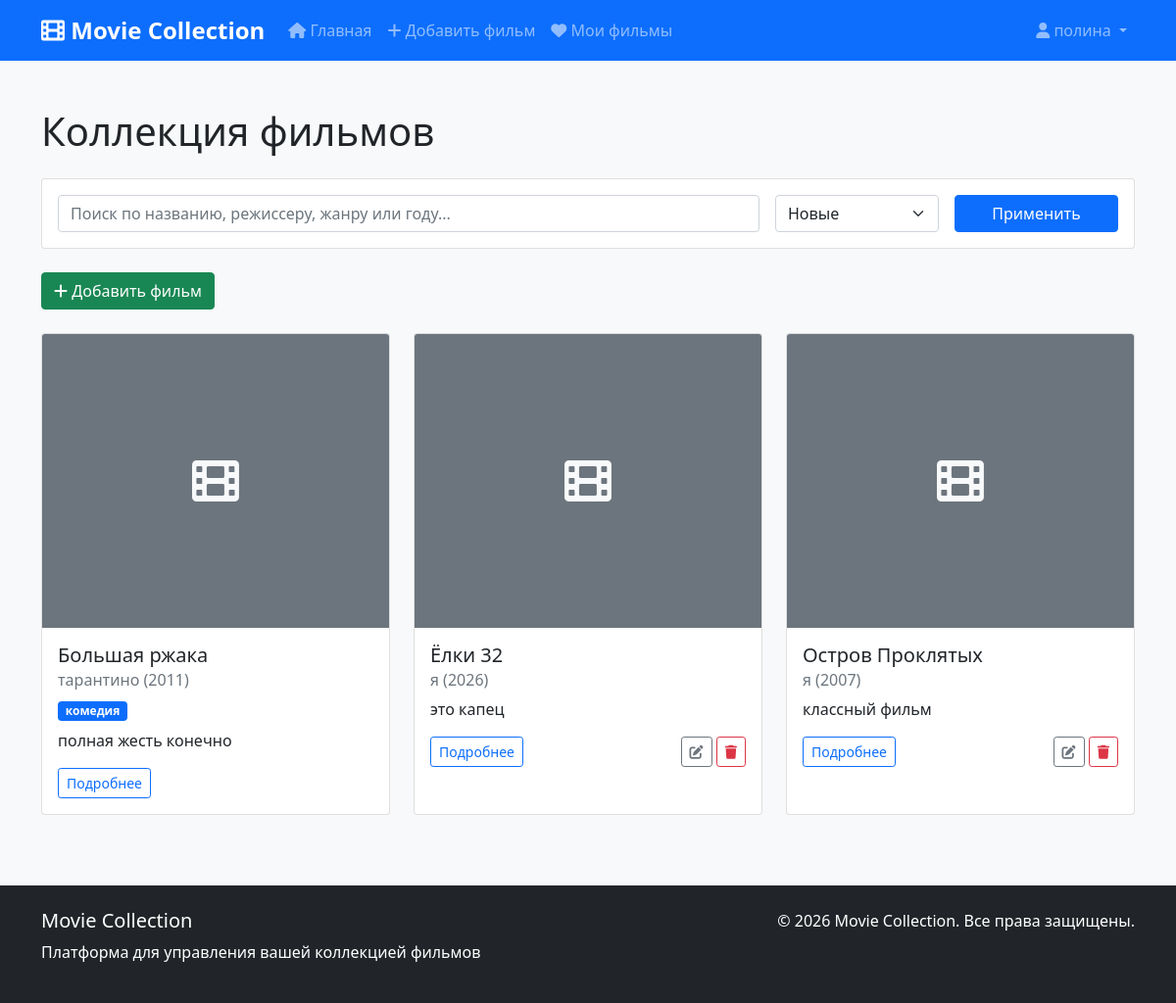
The app's page / (signed in) with its own data.
### movies/models.py (models this page shows, shortened)
class Movie(TimeStampedModel):
    title = models.CharField(
        _('Название фильма'),
        max_length=255
    )
    director = models.CharField(
        _('Режиссёр'),
        max_length=255
    )
    release_year = models.PositiveIntegerField(
        _('Год выпуска'),
        db_index=True,
        validators=[MinValueValidator(1888), MaxValueValidator(2100)]
    )
    genre = models.ForeignKey(
        Genre,
        on_delete=models.SET_NULL,
        null=True,
        blank=True,
        verbose_name=_('Жанр')
    )
    description = models.TextField(
        _('Описание'),
        blank=True
    )
    poster = models.ImageField(
        _('Постер'),
        upload_to='movie_posters/',
        null=True,
        blank=True
    )
    added_by = models.ForeignKey(
        User,
        on_delete=models.CASCADE,
        related_name='movies',
        verbose_name=_('Добавил пользователь')
    )
    class Meta:
        verbose_name = _('Фильм')
        verbose_name_plural = _('Фильмы')
        ordering = ['-created_at']
        unique_together = ['title', 'director', 'release_year']
    @property
    def average_rating(self):
        from django.db.models import Avg
        result = self.reviews.aggregate(average=Avg('rating'))
        return result['average'] or 0

class Genre(models.Model):
    name = models.CharField(
        _('Название жанра'),
        max_length=100,
        unique=True
    )
    class Meta:
        verbose_name = _('Жанр')
        verbose_name_plural = _('Жанры')
        ordering = ['name']

### movies/views.py (the view, shortened to what this page needs)
# urls.py: path('', views.MovieListView.as_view(), name='movie_list'),
class MovieListView(ListView):
    model = Movie
    template_name = 'movies/movie_list.html'
    context_object_name = 'movies'
    paginate_by = 12
    def get_queryset(self):
        queryset = Movie.objects.select_related('genre', 'added_by')
        search_query = self.request.GET.get('search', '')
        sort_by = self.request.GET.get('sort', '-created_at')
        if sort_by in ['title', 'release_year', 'created_at', '-title', '-release_year', '-created_at']:
            queryset = queryset.order_by(sort_by)
        return queryset
    def get_context_data(self, **kwargs):
        context = super().get_context_data(**kwargs)
        context['search_query'] = self.request.GET.get('search', '')
        context['sort_by'] = self.request.GET.get('sort', '-created_at')
        return context

### templates/movies/movie_list.html (shortened to what this page needs)
{% extends 'base.html' %}
{% load static %}
{% block content %}
<div class="container mt-4">
    <h1 class="mb-4">Коллекция фильмов</h1>
    <div class="card mb-4">
        <div class="card-body">
            <form method="get" class="row g-3">
                <div class="col-md-8">
                    <input type="text" name="search" class="form-control"
                           placeholder="Поиск по названию, режиссеру, жанру или году..."
                           value="{{ search_query }}">
                </div>
                <div class="col-md-2">
                    <select name="sort" class="form-select">
                        <option value="-created_at" {% if sort_by == '-created_at' %}selected{% endif %}>Новые</option>
                    </select>
                </div>
                <div class="col-md-2">
                    <button type="submit" class="btn btn-primary w-100">Применить</button>
                </div>
            </form>
        </div>
    </div>
    <div class="mb-4">
        <a href="{% url 'movies:movie_create' %}" class="btn btn-success">
            <i class="fas fa-plus"></i> Добавить фильм
        </a>
    </div>
    {% if movies %}
        <div class="row row-cols-1 row-cols-md-2 row-cols-lg-3 g-4">
            {% for movie in movies %}
            <div class="col">
                <div class="card h-100">
                    {% if movie.poster %}
                        <img src="{{ movie.poster.url }}" class="card-img-top" alt="{{ movie.title }}" style="height: 300px; object-fit: cover;">
                    {% else %}
                        <div class="card-img-top bg-secondary d-flex align-items-center justify-content-center" style="height: 300px;">
                            <i class="fas fa-film fa-3x text-light"></i>
                        </div>
                    {% endif %}
                    <div class="card-body">
                        <h5 class="card-title">{{ movie.title }}</h5>
                        <h6 class="card-subtitle mb-2 text-muted">{{ movie.director }} ({{ movie.release_year }})</h6>
                        {% if movie.genre %}
                            <span class="badge bg-primary">{{ movie.genre.name }}</span>
                        {% endif %}
                        <p class="card-text mt-2">{{ movie.description|truncatewords:20 }}</p>
                        <div class="d-flex justify-content-between">
                            <a href="{% url 'movies:movie_detail' movie.pk %}" class="btn btn-sm btn-outline-primary">
                                Подробнее
                            </a>
                            {% if user == movie.added_by or user.is_staff %}
                                <div>
                                    <a href="{% url 'movies:movie_update' movie.pk %}" class="btn btn-sm btn-outline-secondary">
                                        <i class="fas fa-edit"></i>
                                    </a>
                                    <a href="{% url 'movies:movie_delete' movie.pk %}" class="btn btn-sm btn-outline-danger">
                                        <i class="fas fa-trash"></i>
                                    </a>
                                </div>
                            {% endif %}
                        </div>
                    </div>
                </div>
            </div>
            {% endfor %}
        </div>
    {% else %}
        <div class="alert alert-info">
            <i class="fas fa-info-circle"></i> Фильмы не найдены. Будьте первым, кто добавит фильм!
        </div>
    {% endif %}
</div>
{% endblock %}

### templates/base.html (shortened to what this page needs)
{% load static %}
<!DOCTYPE html>
<html lang="ru">
<head>
    <link href="https://cdn.jsdelivr.net/npm/bootstrap@5.1.3/dist/css/bootstrap.min.css" rel="stylesheet">
    <link rel="stylesheet" href="https://cdnjs.cloudflare.com/ajax/libs/font-awesome/6.0.0/css/all.min.css">
    <link rel="stylesheet" href="{% static 'css/style.css' %}">
</head>
<body>
    <nav class="navbar navbar-expand-lg navbar-dark bg-primary">
        <div class="container">
            <a class="navbar-brand" href="{% url 'movies:movie_list' %}">
                <i class="fas fa-film"></i> Movie Collection
            </a>
            <div class="collapse navbar-collapse" id="navbarNav">
                <ul class="navbar-nav me-auto">
                    <li class="nav-item">
                        <a class="nav-link" href="{% url 'movies:movie_list' %}">
                            <i class="fas fa-home"></i> Главная
                        </a>
                    </li>
                    <li class="nav-item">
                        <a class="nav-link" href="{% url 'movies:movie_create' %}">
                            <i class="fas fa-plus"></i> Добавить фильм
                        </a>
                    </li>
                    {% if user.is_authenticated %}
                    <li class="nav-item">
                        <a class="nav-link" href="#">
                            <i class="fas fa-heart"></i> Мои фильмы
                        </a>
                    </li>
                    {% endif %}
                </ul>
                <ul class="navbar-nav">
                    {% if user.is_authenticated %}
                        <li class="nav-item dropdown">
                            <a class="nav-link dropdown-toggle" href="#" id="navbarDropdown" role="button"
                               data-bs-toggle="dropdown">
                                <i class="fas fa-user"></i> {{ user.username }}
                            </a>
                        </li>
                    {% endif %}
                </ul>
            </div>
        </div>
    </nav>
    <main class="py-4">
        {% block content %}
        {% endblock %}
    </main>
    <footer class="bg-dark text-white mt-5 py-4">
        <div class="container">
            <div class="row">
                <div class="col-md-6">
                    <h5>Movie Collection</h5>
                    <p>Платформа для управления вашей коллекцией фильмов</p>
                </div>
                <div class="col-md-6 text-end">
                    <p>&copy; {% now "Y" %} Movie Collection. Все права защищены.</p>
                </div>
            </div>
        </div>
    </footer>
</body>
</html>

### static/css/style.css (style rules this page uses)
body { font-family: 'Segoe UI', Tahoma, Geneva, Verdana, sans-serif; background-color: #f8f9fa; min-height: 100vh; display: flex; flex-direction: column; }
main { flex: 1; }
.navbar-brand { font-weight: bold; font-size: 1.5rem; }
.btn-primary { background-color: #0d6efd; border-color: #0d6efd; }

### records on screen
Movie: title "Большая ржака", director "тарантино", release_year "2011", genre.name "комедия", description "полная жесть конечно"
Movie: title "Ёлки 32", director "я", release_year "2026", description "это капец"
Movie: title "Остров Проклятых", director "я", release_year "2007", description "классный фильм"

### other values on screen
{{ user.username }} "полина"
